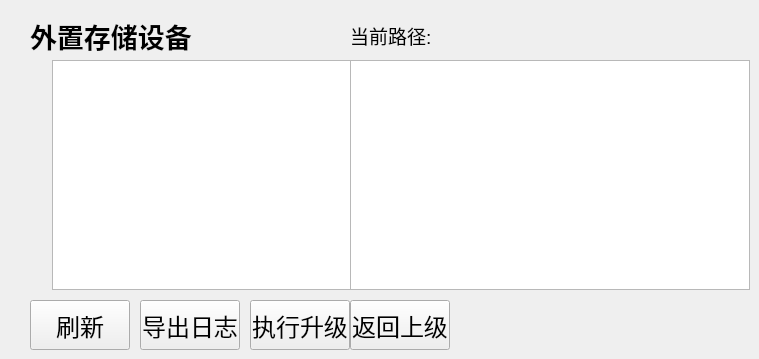
   <widget class="QWidget" name="tab_10">
    <attribute name="title">
     <string>外置存储</string>
    </attribute>
    <widget class="QLabel" name="label_filebrowser_title">
     <property name="geometry">
      <rect>
       <x>30</x>
       <y>20</y>
       <width>200</width>
       <height>31</height>
      </rect>
     </property>
     <property name="font">
      <font>
       <pointsize>20</pointsize>
       <weight>75</weight>
       <bold>true</bold>
      </font>
     </property>
     <property name="text">
      <string>外置存储设备</string>
     </property>
    </widget>
    <widget class="QListWidget" name="listWidget_storage">
     <property name="geometry">
      <rect>
       <x>52</x>
       <y>60</y>
       <width>300</width>
       <height>230</height>
      </rect>
     </property>
     <property name="font">
      <font>
       <pointsize>21</pointsize>
      </font>
     </property>
    </widget>
    <widget class="QLabel" name="label_filebrowser_path">
     <property name="geometry">
      <rect>
       <x>350</x>
       <y>20</y>
       <width>400</width>
       <height>31</height>
      </rect>
     </property>
     <property name="font">
      <font>
       <pointsize>14</pointsize>
      </font>
     </property>
     <property name="text">
      <string>当前路径:</string>
     </property>
    </widget>
    <widget class="QListWidget" name="listWidget_files">
     <property name="geometry">
      <rect>
       <x>350</x>
       <y>60</y>
       <width>400</width>
       <height>230</height>
      </rect>
     </property>
     <property name="font">
      <font>
       <pointsize>22</pointsize>
      </font>
     </property>
    </widget>
    <widget class="QToolButton" name="btn_filebrowser_refresh">
     <property name="geometry">
      <rect>
       <x>30</x>
       <y>300</y>
       <width>100</width>
       <height>50</height>
      </rect>
     </property>
     <property name="font">
      <font>
       <pointsize>18</pointsize>
      </font>
     </property>
     <property name="text">
      <string>刷新</string>
     </property>
    </widget>
    <widget class="QToolButton" name="btn_export_log">
     <property name="geometry">
      <rect>
       <x>140</x>
       <y>300</y>
       <width>100</width>
       <height>50</height>
      </rect>
     </property>
     <property name="font">
      <font>
       <pointsize>18</pointsize>
      </font>
     </property>
     <property name="text">
      <string>导出日志</string>
     </property>
    </widget>
    <widget class="QToolButton" name="btn_upgrade">
     <property name="geometry">
      <rect>
       <x>250</x>
       <y>300</y>
       <width>100</width>
       <height>50</height>
      </rect>
     </property>
     <property name="font">
      <font>
       <pointsize>18</pointsize>
      </font>
     </property>
     <property name="text">
      <string>执行升级</string>
     </property>
    </widget>
    <widget class="QToolButton" name="btn_filebrowser_back">
     <property name="geometry">
      <rect>
       <x>350</x>
       <y>300</y>
       <width>100</width>
       <height>50</height>
      </rect>
     </property>
     <property name="font">
      <font>
       <pointsize>18</pointsize>
      </font>
     </property>
     <property name="text">
      <string>返回上级</string>
     </property>
    </widget>
   </widget>
